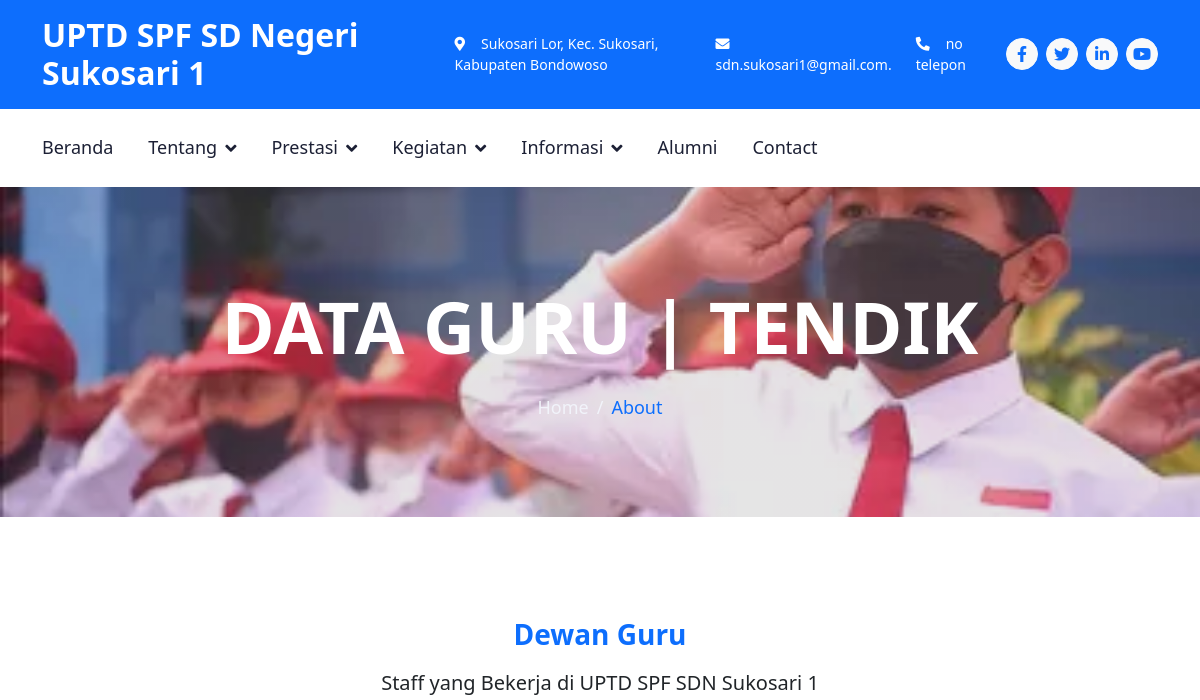
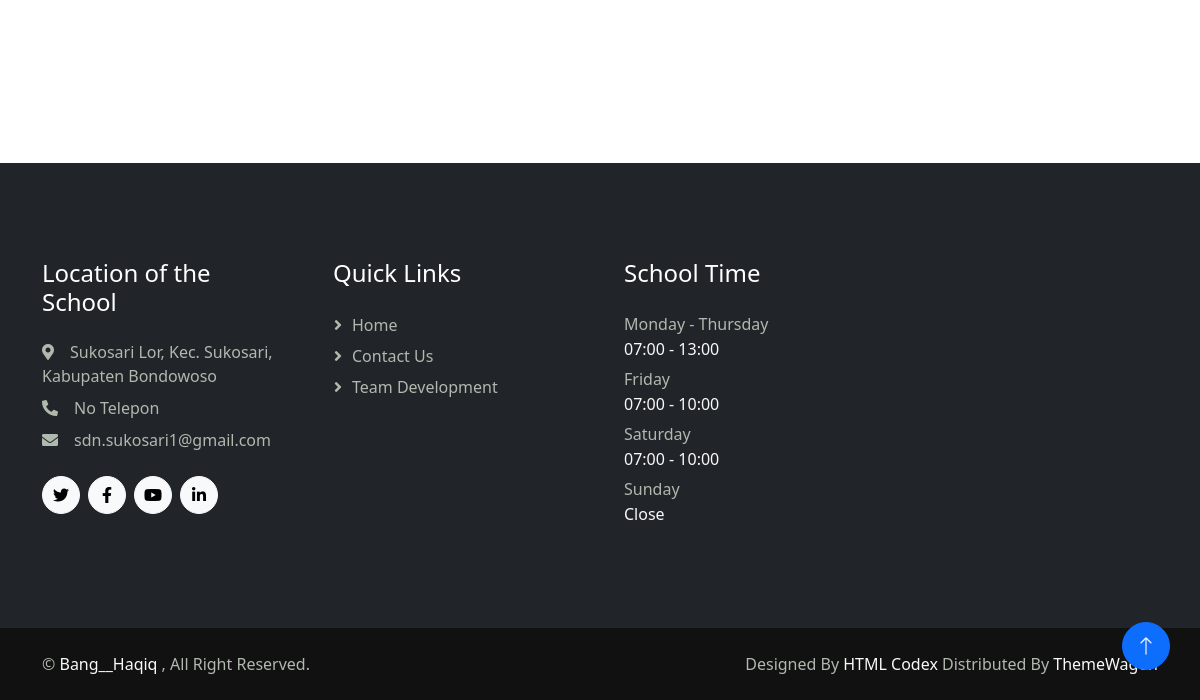
Page /dataguru/ on the earlier database version (2 pictures, top to bottom).
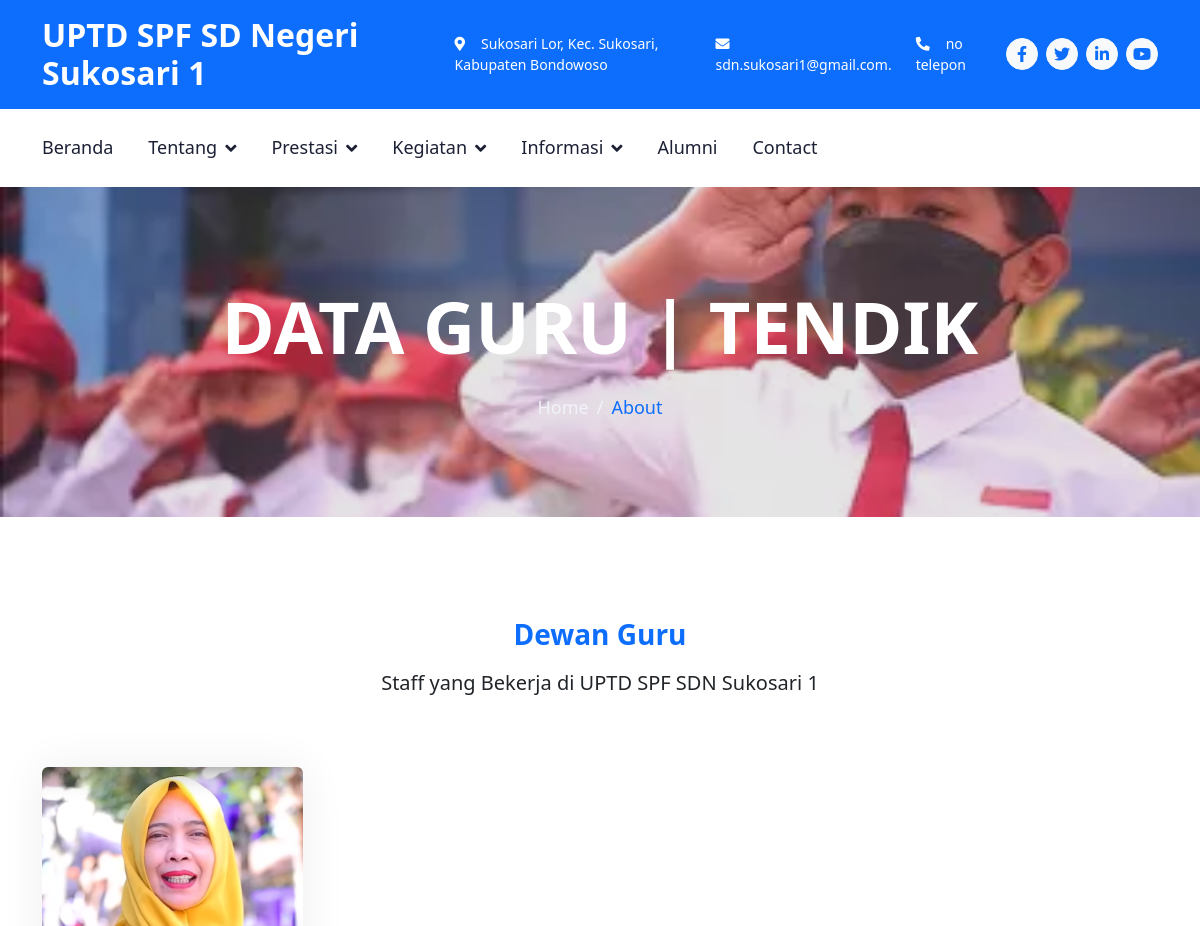
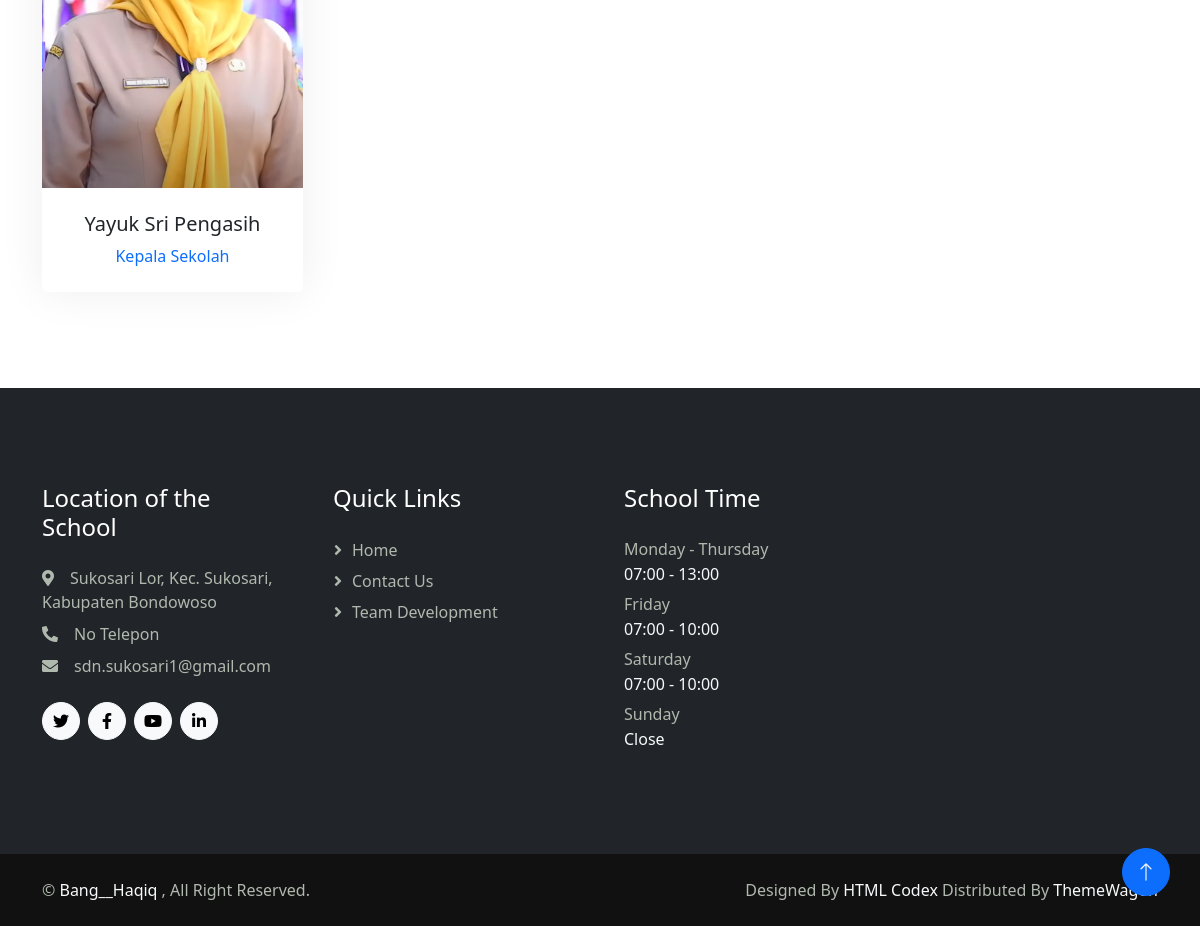
Same page on the later database version (2 pictures, top to bottom).
### data/models.py (models this page shows, shortened)
class DataGuru(models.Model):
    image = models.ImageField(upload_to='images/tendik/')
    nama = models.CharField(max_length=100,null=True, blank=True)
    jabatan = models.CharField(max_length=100, null=True, blank=True)
    class Meta:
        verbose_name_plural="Data Guru"

### data/views.py (the view)
# urls.py: path('dataguru/', views.dataguru, name='dataguru'),
def dataguru(request):
 data_guru = DataGuru.objects.all()
 context={
  'data_guru': data_guru
 }
 return render(request,'view/about/dataguru.html' ,context)

### data/templates/view/about/dataguru.html (shortened to what this page needs)
{% extends "layout/core.html" %}
{% load static %}
{% block content %}
  <div
    class="container-fluid page-header py-5 mb-5 wow fadeIn"
    data-wow-delay="0.1s">
    <div class="container text-center py-5">
      <h1 class="display-2 text-white mb-4 animated slideInDown fw-semibold">DATA GURU | TENDIK</h1>
      <nav aria-label="breadcrumb animated slideInDown">
        <ol class="breadcrumb justify-content-center mb-0">
          <li class="breadcrumb-item"><a href="{% url 'home' %}" style="text-decoration: none;">Home</a></li>
          <li class="breadcrumb-item text-primary" aria-current="page">
            About
          </li>
        </ol>
      </nav>
    </div>
  </div>
 <div class="container-xxl py-5" id="team" >
  <div class="container ">
    <div
      class="text-center mx-auto wow fadeInUp"
      data-wow-delay="0.1s"
      style="max-width: 500px"
      >
      <p class="fs-3 fw-semibold text-primary">Dewan Guru</p>
      <h5 class="display-5 mb-5 fs-5 fw-medium">Staff yang Bekerja di UPTD SPF SDN Sukosari 1</h5>
      <br />
    </div>
    <div class="row g-4 row-cols-1 row-cols-md-3" style="">
      <div class="col-lg-3 col-md-6 wow fadeInUp " data-wow-delay="0.1s">
        {% for guru in data_guru %}
          <div class="team-item rounded overflow-hidden pb-4">
            <img class="img-fluid mb-4" src="{{ guru.image.url }}" height='945px' width="710px" alt="" />
            <h5>{{ guru.nama }}</h5>
            <span class="text-primary">{{ guru.jabatan }}</span>
          </div>
        {% endfor %}
      </div>
    </div>
  </div>
</div>
 {% endblock content %}

Differences in the rows shown:
added DataGuru: image (picture), nama "Yayuk Sri Pengasih", jabatan "Kepala Sekolah"
